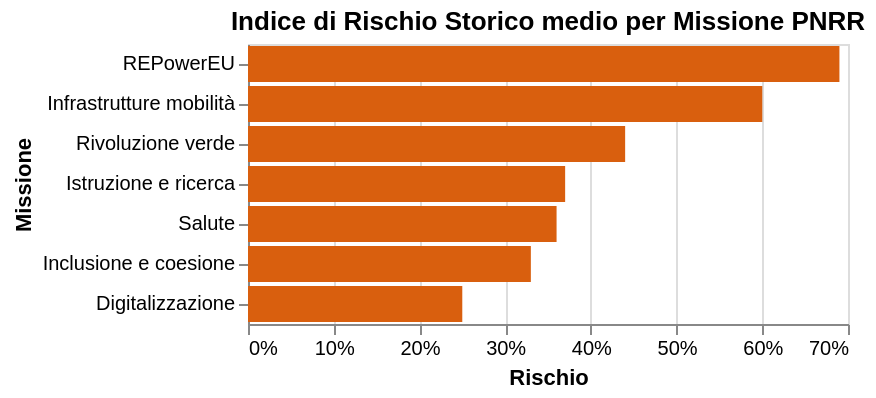

This figure's Vega-Lite source:
### Vega-Lite specification from a JSON file in a GitHub repository (floating-point values rounded to 4 significant figures)
{"config": {"view": {"continuousWidth": 300, "continuousHeight": 300}}, "data": {"name": "data-a1f8fa932057e6b301a5aabc6557df4f"}, "mark": {"type": "bar"}, "encoding": {"color": {"value": "#d95f0e"}, "x": {"axis": {"format": "%"}, "field": "Rischio", "type": "quantitative"}, "y": {"field": "Missione", "sort": "-x", "type": "nominal"}}, "title": "Indice di Rischio Storico medio per Missione PNRR", "$schema": "https://vega.github.io/schema/vega-lite/v5.20.1.json", "datasets": {"data-a1f8fa932057e6b301a5aabc6557df4f": [{"Missione": "Digitalizzazione", "Rischio": 0.25}, {"Missione": "Inclusione e coesione", "Rischio": 0.33}, {"Missione": "Salute", "Rischio": 0.36}, {"Missione": "Istruzione e ricerca", "Rischio": 0.37}, {"Missione": "Rivoluzione verde", "Rischio": 0.44}, {"Missione": "Infrastrutture mobilità", "Rischio": 0.6}, {"Missione": "REPowerEU", "Rischio": 0.69}]}}
